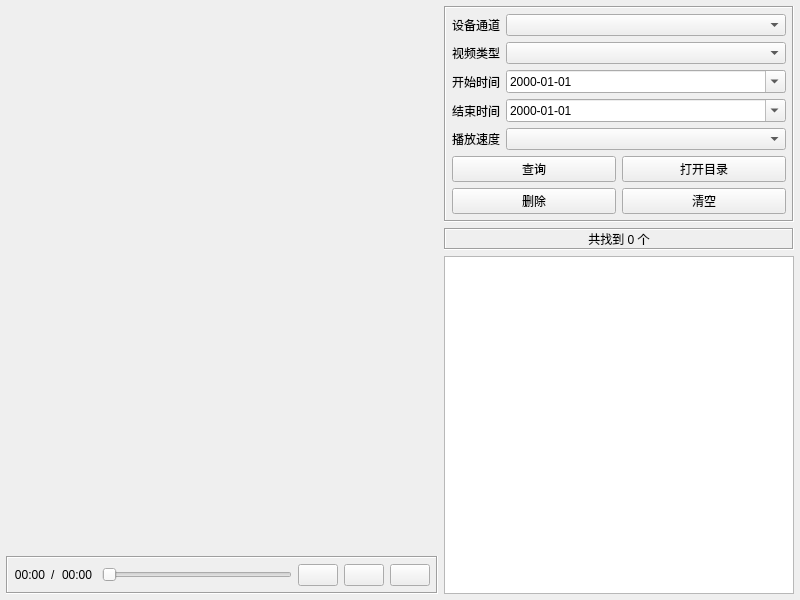
<?xml version="1.0" encoding="UTF-8"?>
<ui version="4.0">
 <class>frmVideoPlayLocal</class>
 <widget class="QWidget" name="frmVideoPlayLocal">
  <property name="geometry">
   <rect>
    <x>0</x>
    <y>0</y>
    <width>800</width>
    <height>600</height>
   </rect>
  </property>
  <property name="windowTitle">
   <string>Form</string>
  </property>
  <layout class="QGridLayout" name="gridLayout_2">
   <property name="leftMargin">
    <number>6</number>
   </property>
   <property name="topMargin">
    <number>6</number>
   </property>
   <property name="rightMargin">
    <number>6</number>
   </property>
   <property name="bottomMargin">
    <number>6</number>
   </property>
   <item row="0" column="0">
    <widget class="QWidget" name="widgetVideo" native="true">
     <property name="sizePolicy">
      <sizepolicy hsizetype="Expanding" vsizetype="Expanding">
       <horstretch>0</horstretch>
       <verstretch>0</verstretch>
      </sizepolicy>
     </property>
     <layout class="QGridLayout" name="gridLayout">
      <property name="leftMargin">
       <number>0</number>
      </property>
      <property name="topMargin">
       <number>0</number>
      </property>
      <property name="rightMargin">
       <number>0</number>
      </property>
      <property name="bottomMargin">
       <number>0</number>
      </property>
      <property name="spacing">
       <number>1</number>
      </property>
     </layout>
    </widget>
   </item>
   <item row="0" column="1" rowspan="2">
    <widget class="QWidget" name="widgetRight" native="true">
     <property name="minimumSize">
      <size>
       <width>350</width>
       <height>0</height>
      </size>
     </property>
     <property name="maximumSize">
      <size>
       <width>350</width>
       <height>16777215</height>
      </size>
     </property>
     <layout class="QVBoxLayout" name="verticalLayout">
      <property name="leftMargin">
       <number>0</number>
      </property>
      <property name="topMargin">
       <number>0</number>
      </property>
      <property name="rightMargin">
       <number>0</number>
      </property>
      <property name="bottomMargin">
       <number>0</number>
      </property>
      <item>
       <widget class="QFrame" name="frameRight">
        <property name="frameShape">
         <enum>QFrame::Box</enum>
        </property>
        <property name="frameShadow">
         <enum>QFrame::Sunken</enum>
        </property>
        <layout class="QGridLayout" name="gridLayout_4">
         <property name="leftMargin">
          <number>6</number>
         </property>
         <property name="topMargin">
          <number>6</number>
         </property>
         <property name="rightMargin">
          <number>6</number>
         </property>
         <property name="bottomMargin">
          <number>6</number>
         </property>
         <item row="2" column="1">
          <widget class="QDateEdit" name="dateStart">
           <property name="displayFormat">
            <string>yyyy-MM-dd</string>
           </property>
           <property name="calendarPopup">
            <bool>true</bool>
           </property>
          </widget>
         </item>
         <item row="2" column="0">
          <widget class="QLabel" name="labDateStart">
           <property name="text">
            <string>开始时间</string>
           </property>
          </widget>
         </item>
         <item row="5" column="0" colspan="2">
          <layout class="QGridLayout" name="gridLayout2">
           <item row="1" column="1">
            <widget class="QPushButton" name="btnClear">
             <property name="text">
              <string>清空</string>
             </property>
            </widget>
           </item>
           <item row="0" column="1">
            <widget class="QPushButton" name="btnOpenDir">
             <property name="text">
              <string>打开目录</string>
             </property>
            </widget>
           </item>
           <item row="0" column="0">
            <widget class="QPushButton" name="btnSelect">
             <property name="text">
              <string>查询</string>
             </property>
            </widget>
           </item>
           <item row="1" column="0">
            <widget class="QPushButton" name="btnDelete">
             <property name="text">
              <string>删除</string>
             </property>
            </widget>
           </item>
          </layout>
         </item>
         <item row="3" column="1">
          <widget class="QDateEdit" name="dateEnd">
           <property name="displayFormat">
            <string>yyyy-MM-dd</string>
           </property>
           <property name="calendarPopup">
            <bool>true</bool>
           </property>
          </widget>
         </item>
         <item row="0" column="0">
          <widget class="QLabel" name="labCh">
           <property name="text">
            <string>设备通道</string>
           </property>
          </widget>
         </item>
         <item row="1" column="0">
          <widget class="QLabel" name="labType">
           <property name="text">
            <string>视频类型</string>
           </property>
          </widget>
         </item>
         <item row="0" column="1">
          <widget class="QComboBox" name="cboxCh">
           <property name="sizePolicy">
            <sizepolicy hsizetype="Expanding" vsizetype="Fixed">
             <horstretch>0</horstretch>
             <verstretch>0</verstretch>
            </sizepolicy>
           </property>
          </widget>
         </item>
         <item row="3" column="0">
          <widget class="QLabel" name="labDateEnd">
           <property name="text">
            <string>结束时间</string>
           </property>
          </widget>
         </item>
         <item row="1" column="1">
          <widget class="QComboBox" name="cboxType"/>
         </item>
         <item row="4" column="1">
          <widget class="QComboBox" name="cboxSpeed"/>
         </item>
         <item row="4" column="0">
          <widget class="QLabel" name="labSpeed">
           <property name="text">
            <string>播放速度</string>
           </property>
          </widget>
         </item>
        </layout>
       </widget>
      </item>
      <item>
       <widget class="QLabel" name="labTip">
        <property name="frameShape">
         <enum>QFrame::Box</enum>
        </property>
        <property name="frameShadow">
         <enum>QFrame::Sunken</enum>
        </property>
        <property name="text">
         <string>共找到 0 个</string>
        </property>
        <property name="alignment">
         <set>Qt::AlignCenter</set>
        </property>
       </widget>
      </item>
      <item>
       <widget class="QListWidget" name="listWidget"/>
      </item>
     </layout>
    </widget>
   </item>
   <item row="1" column="0">
    <widget class="QFrame" name="frameSlider">
     <property name="frameShape">
      <enum>QFrame::Box</enum>
     </property>
     <property name="frameShadow">
      <enum>QFrame::Sunken</enum>
     </property>
     <layout class="QHBoxLayout" name="horizontalLayout">
      <property name="leftMargin">
       <number>6</number>
      </property>
      <property name="topMargin">
       <number>6</number>
      </property>
      <property name="rightMargin">
       <number>6</number>
      </property>
      <property name="bottomMargin">
       <number>6</number>
      </property>
      <item>
       <widget class="QLabel" name="labPosition">
        <property name="styleSheet">
         <string notr="true"/>
        </property>
        <property name="text">
         <string>00:00</string>
        </property>
        <property name="alignment">
         <set>Qt::AlignRight|Qt::AlignTrailing|Qt::AlignVCenter</set>
        </property>
       </widget>
      </item>
      <item>
       <widget class="QLabel" name="label">
        <property name="text">
         <string>/</string>
        </property>
       </widget>
      </item>
      <item>
       <widget class="QLabel" name="labDuration">
        <property name="text">
         <string>00:00 </string>
        </property>
        <property name="alignment">
         <set>Qt::AlignLeading|Qt::AlignLeft|Qt::AlignVCenter</set>
        </property>
       </widget>
      </item>
      <item>
       <widget class="XSlider" name="sliderPosition">
        <property name="styleSheet">
         <string notr="true"/>
        </property>
        <property name="orientation">
         <enum>Qt::Horizontal</enum>
        </property>
        <property name="invertedAppearance">
         <bool>false</bool>
        </property>
        <property name="invertedControls">
         <bool>false</bool>
        </property>
       </widget>
      </item>
      <item>
       <widget class="QPushButton" name="btnPlay">
        <property name="enabled">
         <bool>true</bool>
        </property>
        <property name="styleSheet">
         <string notr="true"/>
        </property>
        <property name="text">
         <string/>
        </property>
        <property name="checked">
         <bool>false</bool>
        </property>
       </widget>
      </item>
      <item>
       <widget class="QPushButton" name="btnStop">
        <property name="text">
         <string/>
        </property>
       </widget>
      </item>
      <item>
       <widget class="QPushButton" name="btnMute">
        <property name="text">
         <string/>
        </property>
       </widget>
      </item>
     </layout>
    </widget>
   </item>
  </layout>
 </widget>
 <customwidgets>
  <customwidget>
   <class>XSlider</class>
   <extends>QSlider</extends>
   <header>xslider.h</header>
  </customwidget>
 </customwidgets>
 <tabstops>
  <tabstop>cboxCh</tabstop>
  <tabstop>cboxType</tabstop>
  <tabstop>dateStart</tabstop>
  <tabstop>dateEnd</tabstop>
  <tabstop>btnSelect</tabstop>
  <tabstop>btnOpenDir</tabstop>
  <tabstop>btnDelete</tabstop>
  <tabstop>btnClear</tabstop>
  <tabstop>listWidget</tabstop>
  <tabstop>sliderPosition</tabstop>
  <tabstop>btnPlay</tabstop>
 </tabstops>
 <resources/>
 <connections/>
</ui>
